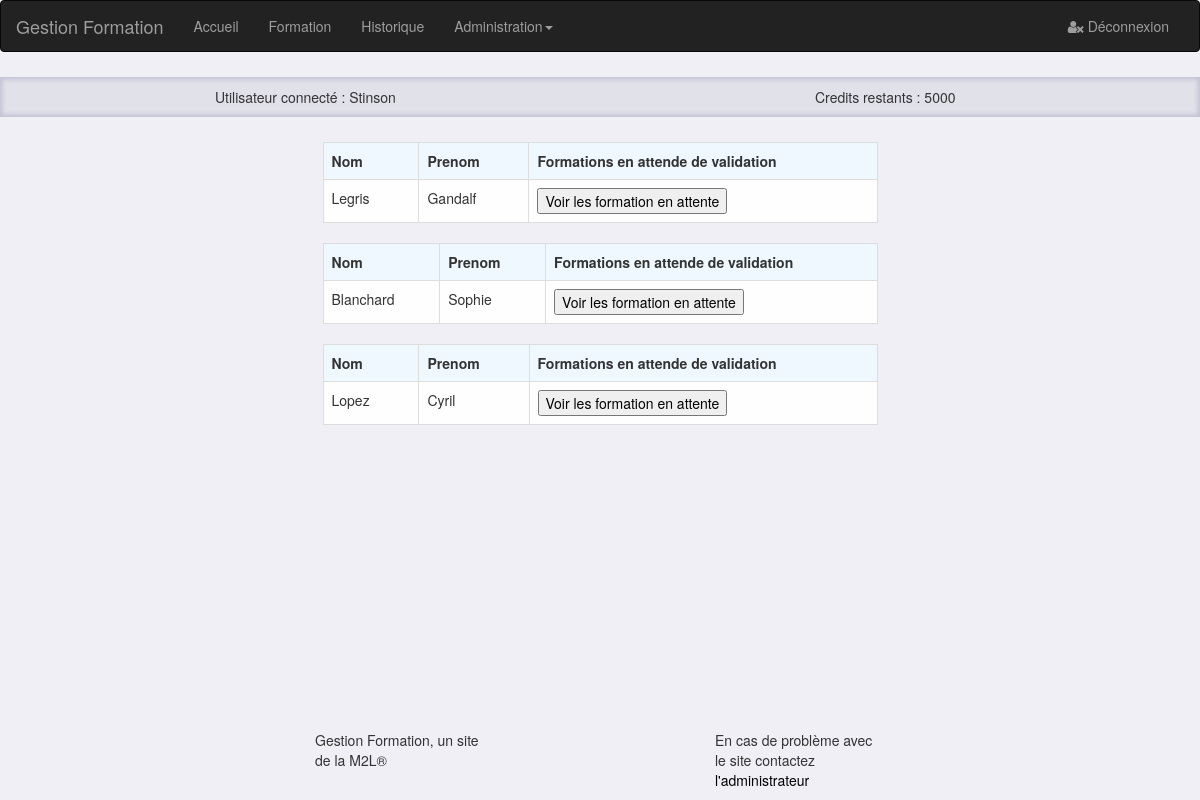
The page /index.php?equipe (signed in) on the database its author committed.
### tables this page shows
CREATE TABLE `tb_employe` (
  `mpl_login` varchar(20) NOT NULL,
  `mpl_nom` varchar(20) NOT NULL,
  `mpl_prenom` varchar(20) NOT NULL,
  `mpl_password` varchar(200) NOT NULL,
  `mpl_credit` int(11) NOT NULL,
  `mpl_jour` int(11) NOT NULL,
  `mpl_fonction` varchar(200) NOT NULL,
  `mpl_qp_nom` varchar(200) NOT NULL
);

### controleur/equipe.inc.php (called while the page is built)
<?php
    include_once ('modele/equipe.lib.php');
    $employes = selectionEmployeEquipe();
    include_once ('vue/navbar.inc.php');
    include_once ('vue/equipe.inc.php');
    include_once ("vue/footer.inc.php");

### modele/equipe.lib.php (called while the page is built)
<?php
    function selectionEmployeEquipe(){
        global $pdo;
        $req = $pdo->prepare('SELECT mpl_nom, mpl_prenom, mpl_login FROM tb_employe WHERE mpl_qp_nom = ?');
        $req->execute(array($_SESSION['equipe']));
        $listeEmploye = $req->fetchAll();
        return $listeEmploye;
    }

### vue/equipe.inc.php (the view, shortened to what this page needs)
<?php
    foreach ($employes as $employe) {
        if ($employe->mpl_login != $_SESSION['login']) {
            ?>
            <div class="container">
                <div class="row">
                    <div class="col-md-6 col-md-offset-3"
                    <div class="table-responsive">
                        <table class="table table-hover table-bordered table-color">
                            <tr bgcolor="#f0f8ff">
                                <th class="col-md-1">Nom</th>
                                <th class="col-md-1">Prenom</th>
                                <th class="col-md-4">Formations en attende de validation</th>
                            </tr>
                            <tr>
                                <td><?php echo $employe->mpl_nom; ?></td>
                                <td><?php echo $employe->mpl_prenom; ?></td>
                                <td><a href="index.php?validation&nom=<?php echo $employe->mpl_login; ?>" target="_self">
                                        <button type="button">Voir les formation en attente</button>
                                    </a></td>
                            </tr>
                        </table>
                    </div>
                </div>
            </div>
            <?php
        }
    }
?>

### index.php (shortened to what this page needs)
<?php
    if (isset($_GET['deco'])){
        session_destroy();
        $erreur ="Vous avez été déconnecté";
        include_once ('vue/login.inc.php');
    }
    else if (isset($_SESSION['login'])){
        if (isset($_GET['formation'])){
            include_once ('controleur/formation.inc.php');
        }
        else if (isset($_GET['code'])){
            include_once('controleur/formation.inc.php');
        }
        else if (isset($_GET['historique'])){
            include_once ('controleur/historique.inc.php');
        }
        else if (isset($_GET['equipe'])){
            include_once ('controleur/equipe.inc.php');
        }
    }
    else{
        include_once ('controleur/login.inc.php');
    }

### vue/navbar.inc.php (shortened to what this page needs)
<!DOCTYPE html>
<html>
<head>
    <link href="inc/css/bootstrap.min.css" rel="stylesheet">
	<link href="inc/font-awesome-4.7.0/css/font-awesome.min.css" rel="stylesheet">
    <link href="inc/css/style.css" rel="stylesheet">
</head>
<body>
<nav class="navbar navbar-inverse">
  <div class="container-fluid">
	<div class="navbar-header">
	  <a class="navbar-brand" href="index.php">Gestion Formation</a>
	</div>
	<div class="collapse navbar-collapse" id="myNavbar">
	  <ul class="nav navbar-nav">
		<li><a href="index.php">Accueil</a></li>
		<li><a href="index.php?formation">Formation</a></li>
		<li><a href="index.php?historique">Historique</a></li>
		<?php
		  if ($_SESSION['admin'] == 1){
			?>
		  	<li class="dropdown"><a class="dropdown-toggle" data-toggle="dropdown" href="#">Administration<span class="caret"></span></a>
			</li>
			<?php
		  }
		?>
	  </ul>
	  <ul class="nav navbar-nav navbar-right">
		<li><a href="index.php?deco"><span class="fa fa-user-times"></span> Déconnexion</a></li>
	  </ul>
	</div>
  </div>
</nav>
<div class="container-fluid info">
    <div class="row">
        <div class="col-md-4 col-md-offset-2 col-xs-8 col-xs-offset-2">
            <p class="p-header">
                <?php
                    echo "Utilisateur connecté : ".$_SESSION['nom'];
                ?>
            </p>
        </div>
        <div class="col-md-4 col-md-offset-2 col-xs-8 col-xs-offset-2">
            <p class="p-header">
                <?php
                echo "Credits restants : ".$_SESSION['credit'];
                ?>
            </p>
        </div>
    </div>
</div>

### vue/footer.inc.php
    <div class="footer container-fluid">
        <div class="row">
            <div class="col-md-offset-3 col-md-2">
                <p>Gestion Formation, un site de la M2L&reg;</p>
            </div>
            <div class="col-md-offset-2 col-md-2">
                <p>En cas de problème avec le site contactez <a href="mailto:admin@M2L.com" target="_blank">l'administrateur</a> </p>
            </div>
        </div>
    </div>
</body>
</html>

### inc/css/style.css (style rules this page uses)
body { background-color: #efeff5; }
.info { margin: 25px 0px; padding: 5px 15px; background-color: #e1e1ea; box-shadow: 0px -1px 5px 1px #c3c3d5 inset, 0px 0 0px 0 blue, 0px 1px 5px 1px #c3c3d5 inset, 0px 0 0px 0 red; }
.table-color { background-color: #fefefe; }
.p-header { margin: 5px 0px; }
a { text-decoration: none; color: #000000; }
button { text-decoration: none; }
.footer { bottom: 0; position: absolute; width: 100%; align-content: center; }

### rows shown on the page
tb_employe: mpl_nom "Legris", mpl_prenom "Gandalf"
tb_employe: mpl_nom "Blanchard", mpl_prenom "Sophie"
tb_employe: mpl_nom "Lopez", mpl_prenom "Cyril"

### other values the page prints
$_SESSION['nom'] "Stinson"
$_SESSION['credit'] "5000"
